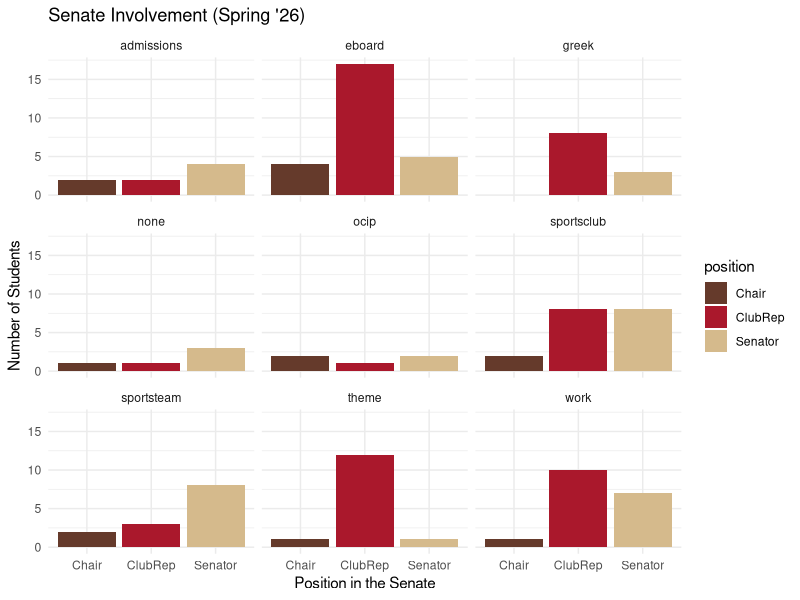
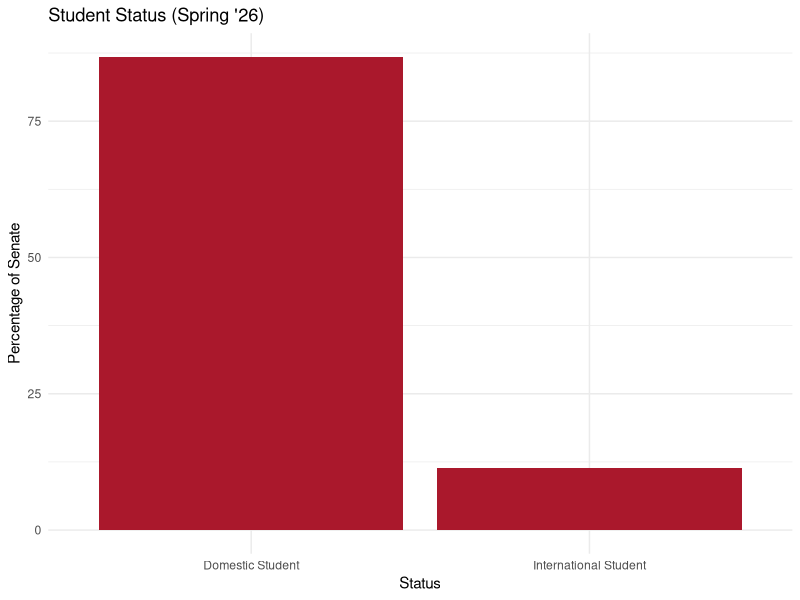
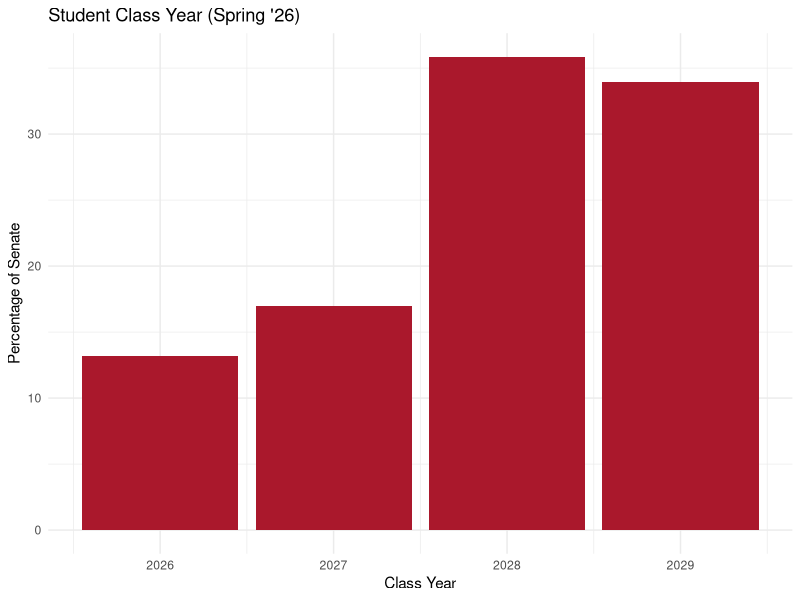

Source code (R) for these figures, in order:
## ---- chunk 1
#| warning: false

library(readr)
library(tidyverse)
library(tibble)

thelmo <- read_csv("thelmo.csv")

thelmo_df <- thelmo |> 
  select(-5, -7, -9, -11, -13, -15, -17, -19, -21, -23)

thelmo_df <- rename(thelmo_df,
                    sportsteam = sportsteam...4,
                    sportsclub = sportsclub...6, 
                    greek = greek...8, 
                    admissions = admissions...10, 
                    ocip = ocip...12, 
                    work = work...14, 
                    theme = theme...16, 
                    eboard = eboard...18, 
                    none = none...20, 
                    saac = saac...22)


cat_thelmo_df <- 
thelmo_df |> group_by(position) |>
  summarise(sportsteam = sum(sportsteam), 
            sportsclub = sum(sportsclub), 
            greek = sum(greek), 
            admissions = sum(admissions), 
            ocip = sum(ocip), 
            work = sum(work), 
            theme = sum(theme), 
            eboard = sum(eboard), 
            none = sum(none))


## looking at involvement overall, not by position: 

cat_thelmo_df_long <-
cat_thelmo_df |>
  pivot_longer(cols = c(sportsteam, sportsteam, sportsclub, greek, admissions, 
                        ocip, work, theme, eboard, none),
               names_to = "involved", 
               values_to = "count")


total_involvement <- 
  cat_thelmo_df |> 
  ungroup() |> 
  summarise(sportsteam = sum(sportsteam), 
            sportsclub = sum(sportsclub), 
            greek = sum(greek), 
            admissions = sum(admissions), 
            ocip = sum(ocip), 
            work = sum(work), 
            theme = sum(theme), 
            eboard = sum(eboard), 
            none = sum(none)) 
## ---- chunk 2
percentage_involvement <- 
  cat_thelmo_df |> 
  ungroup() |> 
  summarise(sportsteam = ((sum(sportsteam) / 53) * 100), 
            sportsclub = ((sum(sportsclub) / 53) * 100), 
            greek = ((sum(greek) / 53) * 100), 
            admissions = ((sum(admissions) / 53) * 100), 
            ocip = ((sum(ocip) / 53) * 100), 
            work = ((sum(work) / 53) * 100), 
            theme = ((sum(theme) / 53) * 100), 
            eboard = ((sum(eboard) / 53) * 100), 
            none = ((sum(none) / 53) * 100))

## Visualization: 

ggplot(data = cat_thelmo_df_long, aes(x = position, y = count, fill = position)) + 
  geom_col() + 
  facet_wrap(~ involved) + 
  labs(title = "Senate Involvement (Spring '26)", 
       y = "Number of Students", x = "Position in the Senate") + 
  scale_fill_manual(values = c(
  "Chair"   = "#653A2B",
  "ClubRep" = "#AA182C",
  "Senator" = "#D5BA8C")) + 
  theme_minimal()
## ---- chunk 3
## international students: 

thelmo_ints <- 
  thelmo_df |> group_by(status) |> 
  count(status) |> 
  ungroup() |>
  mutate(percen_status = (n / 53) * 100) |> 
  slice(1:2)
  

ggplot(data = thelmo_ints, aes(x = status, y = percen_status)) + 
  geom_col(fill = "#AA182C") + 
  labs(y = "Percentage of Senate", x = "Status", 
       title = "Student Status (Spring '26)") + 
  theme_minimal()
## ---- chunk 4
thelmo_class_year <- 
  thelmo_df |> group_by(gradyear) |> 
  count(gradyear) |> 
  mutate(percen_classyear = (n / 53) * 100)

ggplot(data = thelmo_class_year, aes(x = gradyear, y = percen_classyear)) + 
  geom_col(fill = "#AA182C") + 
  labs(y = "Percentage of Senate", x = "Class Year", 
       title = "Student Class Year (Spring '26)") + 
  theme_minimal()

